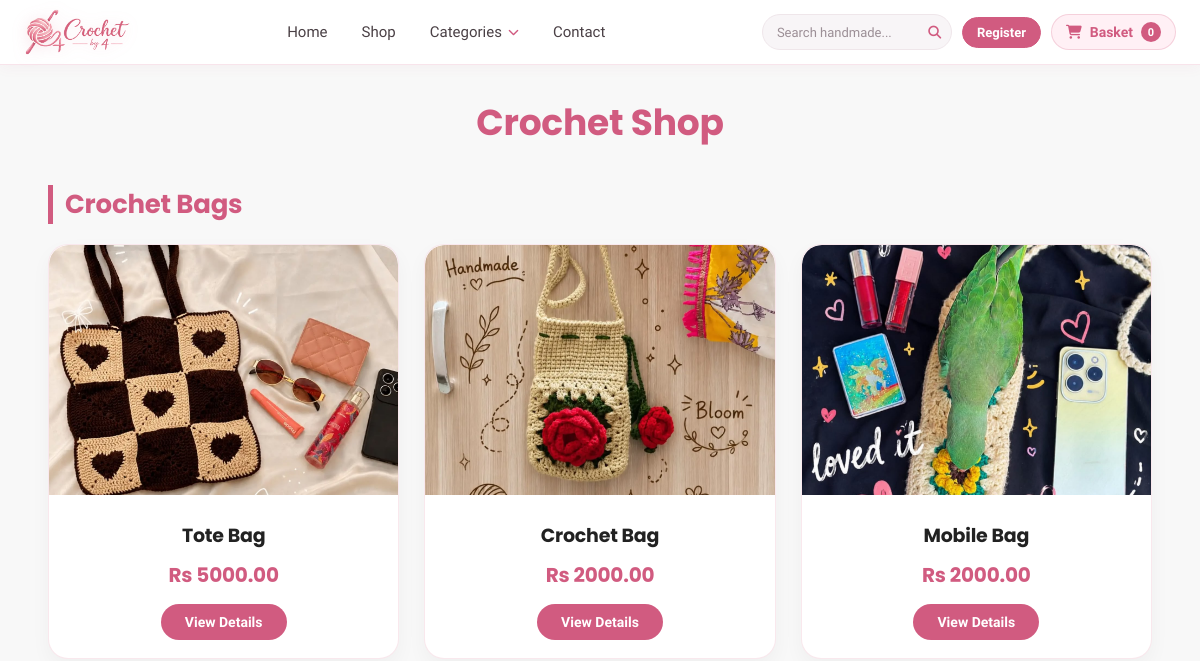
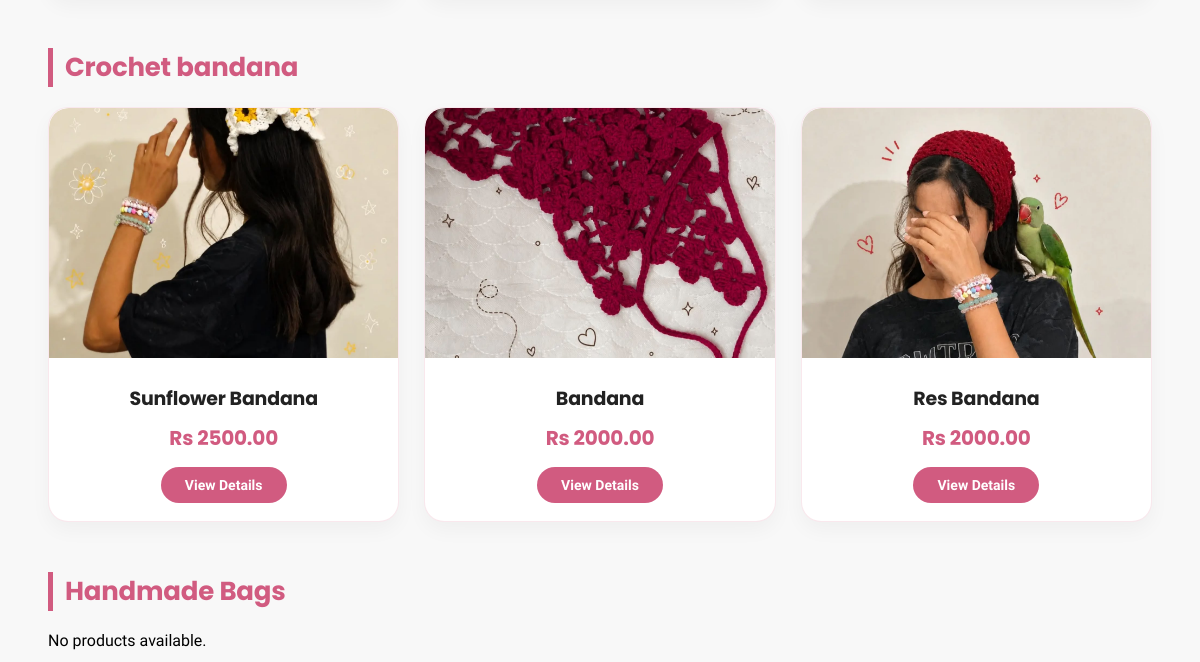
/shop/ (upper part), run on an earlier commit of the app's database (2 pictures, top to bottom).
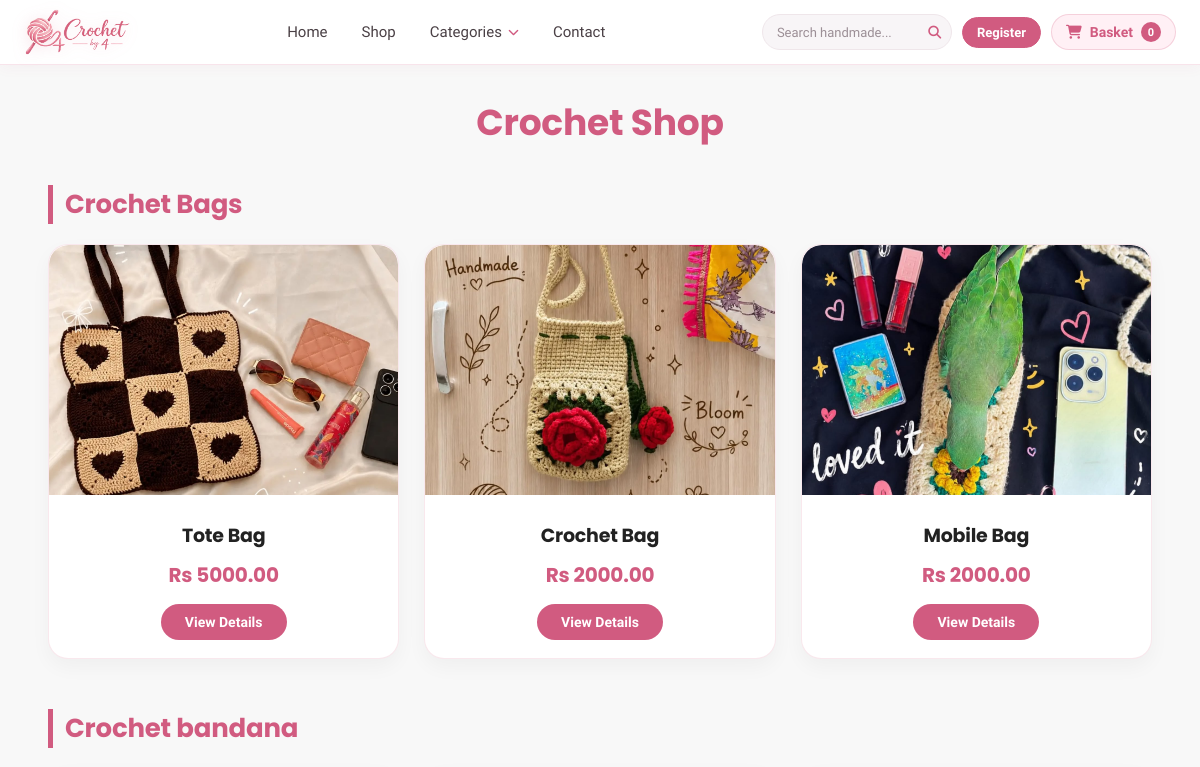
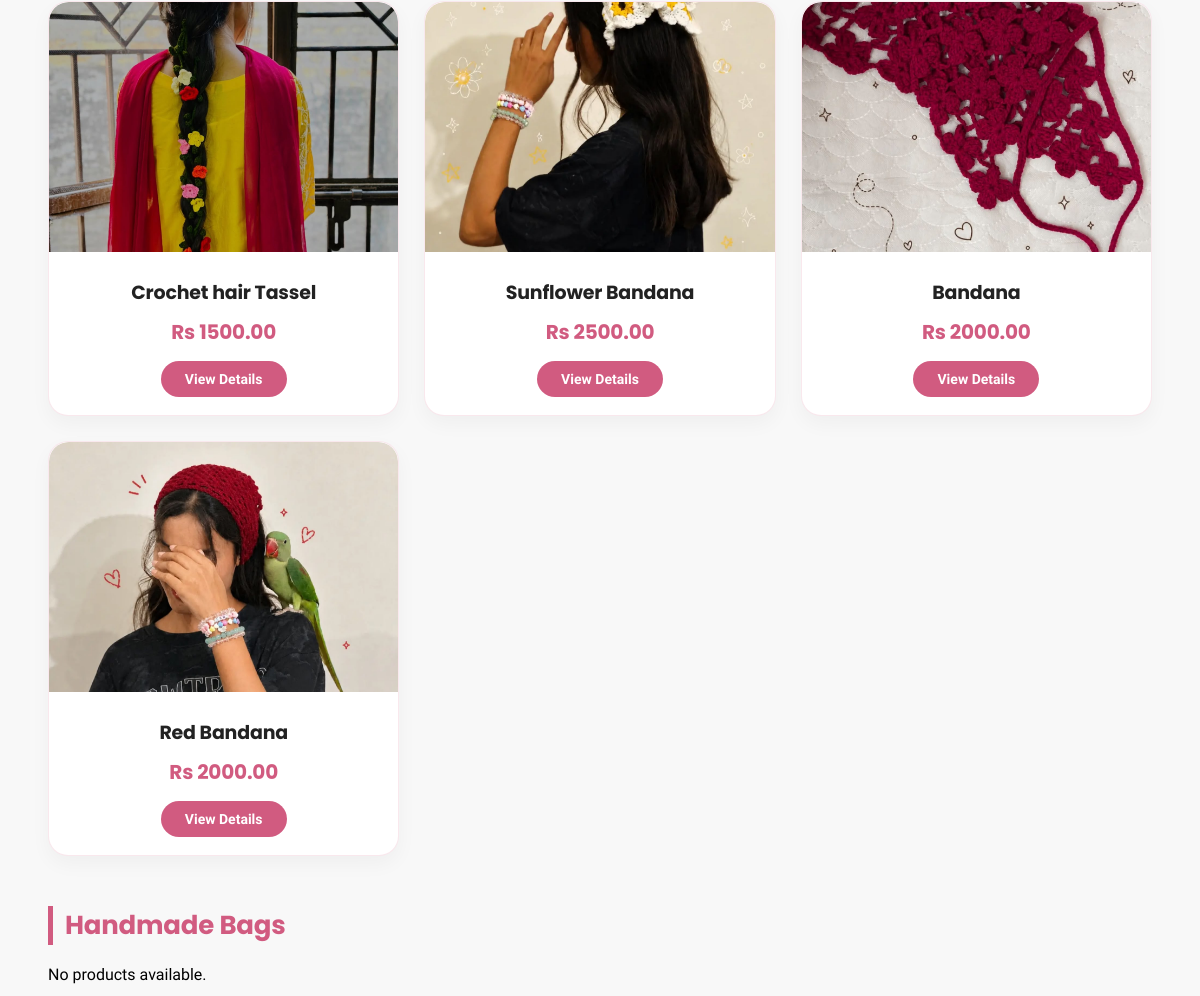
And on a later commit of the database (2 pictures, top to bottom).
### store/models.py (models this page shows, shortened)
class Category(models.Model):
    name = models.CharField(max_length=100, unique=True)
    slug = models.SlugField(max_length=100, unique=True)
    class Meta:
        verbose_name_plural = "Categories"
        ordering = ["name"]

class ProductImage(models.Model):
    product = models.ForeignKey(
        Product,
        related_name="images",
        on_delete=models.CASCADE
    )
    image = models.ImageField(
        upload_to="products/",
    blank=True,
    null=True
    )
    alt_text = models.CharField(
        max_length=255,
        blank=True
    )
    is_feature = models.BooleanField(
        default=False
    )
    created = models.DateTimeField(
        auto_now_add=True
    )
    class Meta:
        verbose_name_plural = "Product Images"

class Product(models.Model):
    category = models.ForeignKey(
        Category,
        related_name="products",
        on_delete=models.CASCADE
    )
    created_by = models.ForeignKey(
        User,
        related_name="products",
        on_delete=models.CASCADE
    )
    title = models.CharField(max_length=255)
    slug = models.SlugField(max_length=255, unique=True)
    author = models.CharField(
        max_length=255,
        default="Admin"
    )
    description = models.TextField(blank=True)
    price = models.DecimalField(
        max_digits=10,
        decimal_places=2
    )
    in_stock = models.BooleanField(default=True)
    is_active = models.BooleanField(default=True)
    views_count = models.PositiveIntegerField(default=0)
    created = models.DateTimeField(auto_now_add=True)
    updated = models.DateTimeField(auto_now=True)
    class Meta:
        verbose_name_plural = "Products"
        ordering = ["-created"]
    def get_absolute_url(self):
        return reverse(
            "store:product_detail",
            args=[self.slug]
        )

### store/views.py (the view)
# urls.py: path('shop/', views.shop, name='shop'),
def shop(request):
    categories = Category.objects.prefetch_related(
        "products__images"
    ).all()
    return render(
        request,
        "store/shop.html",
        {
            "categories": categories
        }
    )

### basket/basket.py (called while the page is built)
    def __len__(self):
        return sum(item['qty'] for item in self.basket.values())

    def get_subtotal(self):
        subtotal = sum(
            Decimal(item['price']) * item['qty']
            for item in self.basket.values()
        )
        return Decimal(subtotal).quantize(Decimal('0.01')) if subtotal else Decimal('0.00')

    def get_tax(self):
        return Decimal('0.00')

    def get_shipping_price(self):
        if len(self) == 0 or self.get_subtotal() == Decimal('0.00'):
            return Decimal('0.00')
        return Decimal('200.00')

    def get_total_price(self):
        if len(self) == 0 or self.get_subtotal() == Decimal('0.00'):
            return Decimal('0.00')
        total = self.get_subtotal() + self.get_shipping_price()
        return total.quantize(Decimal('0.01'))

### basket/context_processors.py (called while the page is built)
def basket(request):
    return{ 'basket': Basket(request)}

### store/views.py (called while the page is built)
def categories(request):
    return{
        'categories': Category.objects.all()
    }

### templates/store/shop.html (shortened to what this page needs)
{% extends "store/base.html" %}
{% block content %}
<div class="shop-container">
<h1 class="shop-title">
    Crochet Shop
</h1>
{% for category in categories %}
<div class="category-section">
<h2 class="category-title">
{{ category.name }}
</h2>
<div class="product-grid">
{% for product in category.products.all %}
<div class="product-card">
<a href="{{ product.get_absolute_url }}">
<div class="product-slider">
{% for image in product.images.all %}
<img
src="{{ image.image.url }}"
class="{% if forloop.first %}active{% endif %}">
{% endfor %}
</div>
</a>
<div class="product-info">
<h3>
<a href="{{ product.get_absolute_url }}">
{{ product.title }}
</a>
</h3>
<p class="price">
Rs {{ product.price }}
</p>
<a
href="{{ product.get_absolute_url }}"
class="details-btn">
View Details
</a>
</div>
</div>
{% empty %}
<p>
No products available.
</p>
{% endfor %}
</div>
</div>
{% endfor %}
</div>
{% endblock %}

### templates/store/base.html (shortened to what this page needs)
{% load static %}
<!DOCTYPE html>
<html lang="en">
<head>
    <link rel="stylesheet" href="https://cdnjs.cloudflare.com/ajax/libs/font-awesome/6.6.0/css/all.min.css">
</head>
<body>
    <header>
        <div class="header-inner">
            <a href="/" class="logo" aria-label="Crochet by 4 Home">
                <img src="{% static 'images/brand_logo.png' %}" alt="Crochet by 4" class="brand-logo-img">
            </a>
            <nav class="desktop-nav">
                <ul>
                    <li><a href="/">Home</a></li>
                    <li><a href="{% url 'store:shop' %}">Shop</a></li>
                    <li class="dropdown">
                        <button class="dropdown-toggle-btn" id="desktop-categories-btn" type="button"
                            aria-label="Toggle categories">
                            Categories <i class="fa-solid fa-chevron-down"></i>
                        </button>
                    </li>
                    <li><a href="{% url 'store:contact' %}">Contact</a></li>
                </ul>
            </nav>
            <div class="header-actions">
                <div class="search-box desktop-search">
                    <input type="text" placeholder="Search handmade...">
                    <button type="button" aria-label="Search">
                        <i class="fa-solid fa-magnifying-glass"></i>
                    </button>
                </div>
                <div class="desktop-auth">
                    {% if user.is_authenticated %}
                    <span class="welcome-user">👋 {{ user.username }}</span>
                    <a href="{% url 'account:logout' %}" class="auth-btn" title="Logout" aria-label="Logout">
                        <i class="fa-solid fa-right-from-bracket"></i>
                    </a>
                    {% else %}
                    <a href="{% url 'account:register' %}" class="auth-btn auth-btn-primary">
                        Register
                    </a>
                    {% endif %}
                </div>
                <a href="{% url 'basket:basket_summary' %}" class="cart-btn" aria-label="View Shopping Basket">
                    <i class="fa-solid fa-cart-shopping"></i>
                    <span class="basket-text">Basket</span>
                    <span id="basket-qty" class="basket-badge">
                        {% with total_qty=basket|length %}
                        {{ total_qty }}
                        {% endwith %}
                    </span>
                </a>
            </div>
        </div>
    </header>
    <div id="content">
        {% block content %}{% endblock %}
    </div>
</body>
</html>

### templates/store/shop.html (style rules this page uses)
.shop-container { width:92%; max-width:1300px; margin:30px auto; }
.shop-title { text-align:center; color:#D15B80; margin-bottom:35px; font-size:36px; font-weight:700; }
.category-section { margin-bottom:50px; }
.category-title { font-size:26px; color:#D15B80; margin-bottom:20px; border-left:5px solid #D15B80; padding-left:12px; }
.product-grid { display:grid; grid-template-columns:repeat(auto-fill, minmax(260px, 1fr)); gap:25px; }
.product-card { background:#ffffff; border: 1px solid rgba(209, 91, 128, 0.14); border-radius:20px; overflow:hidden; box-shadow:0 8px 20px rgba(0,0,0,.04); transition:.3s; display:flex; flex-direction:column; justify-content:space-between; }
.product-slider { position:relative; width:100%; height:250px; overflow:hidden; border-radius:20px 20px 0 0; background:#f9f9f9; }
.product-slider img { position:absolute; top:0; left:0; width:100%; height:100%; object-fit:cover; opacity:0; transition:opacity .8s ease; }
.product-slider img.active { opacity:1; }
.product-info { padding:18px; text-align:center; }
.product-info h3 { margin:8px 0; font-size:19px; }
.product-info h3 a { color:#222; text-decoration:none; transition:.3s; }
.price { color:#D15B80; font-size:20px; font-weight:bold; margin:10px 0 14px; }
.details-btn { display:inline-block; background:#D15B80; color:white; padding:10px 24px; border-radius:30px; text-decoration:none; font-weight:600; font-size:14px; transition:.3s; }

What changed in the data, as far as the page shows it:
added Product: title "Crochet hair Tassel", price "1500.00", shown under Category "Crochet bandana"
added ProductImage: image (picture), shown under "Crochet hair Tassel"
changed Product: title "Res Bandana" → "Red Bandana"
